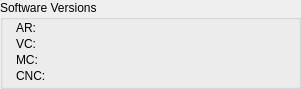
           <widget class="QGroupBox" name="group_SwVersions">
            <property name="geometry">
             <rect>
              <x>8</x>
              <y>344</y>
              <width>301</width>
              <height>89</height>
             </rect>
            </property>
            <property name="title">
             <string>Software Versions</string>
            </property>
            <widget class="QLabel" name="text_SW_AR">
             <property name="geometry">
              <rect>
               <x>16</x>
               <y>18</y>
               <width>61</width>
               <height>20</height>
              </rect>
             </property>
             <property name="text">
              <string>AR:</string>
             </property>
            </widget>
            <widget class="QLabel" name="text_SW_VC">
             <property name="geometry">
              <rect>
               <x>16</x>
               <y>34</y>
               <width>61</width>
               <height>20</height>
              </rect>
             </property>
             <property name="text">
              <string>VC:</string>
             </property>
            </widget>
            <widget class="QLabel" name="text_SW_MC">
             <property name="geometry">
              <rect>
               <x>16</x>
               <y>50</y>
               <width>61</width>
               <height>20</height>
              </rect>
             </property>
             <property name="text">
              <string>MC:</string>
             </property>
            </widget>
            <widget class="QLabel" name="text_SW_CNC">
             <property name="geometry">
              <rect>
               <x>16</x>
               <y>66</y>
               <width>61</width>
               <height>20</height>
              </rect>
             </property>
             <property name="text">
              <string>CNC:</string>
             </property>
            </widget>
            <widget class="QLabel" name="label_Software_AR">
             <property name="geometry">
              <rect>
               <x>80</x>
               <y>18</y>
               <width>111</width>
               <height>20</height>
              </rect>
             </property>
             <property name="text">
              <string/>
             </property>
            </widget>
            <widget class="QLabel" name="label_Software_VC">
             <property name="geometry">
              <rect>
               <x>80</x>
               <y>34</y>
               <width>111</width>
               <height>20</height>
              </rect>
             </property>
             <property name="text">
              <string/>
             </property>
            </widget>
            <widget class="QLabel" name="label_Software_MC">
             <property name="geometry">
              <rect>
               <x>80</x>
               <y>50</y>
               <width>111</width>
               <height>20</height>
              </rect>
             </property>
             <property name="text">
              <string/>
             </property>
            </widget>
            <widget class="QLabel" name="label_Software_CNC">
             <property name="geometry">
              <rect>
               <x>80</x>
               <y>66</y>
               <width>111</width>
               <height>20</height>
              </rect>
             </property>
             <property name="text">
              <string/>
             </property>
            </widget>
           </widget>
